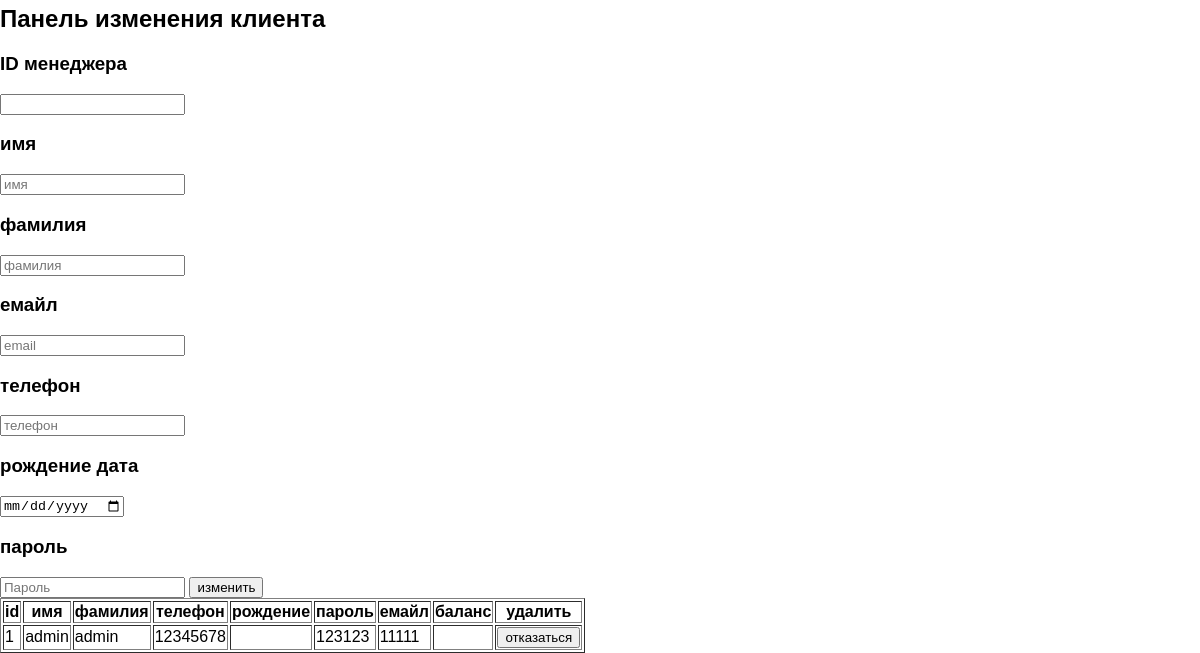
The app's page /pages/red.php (signed in, lower part), older data.
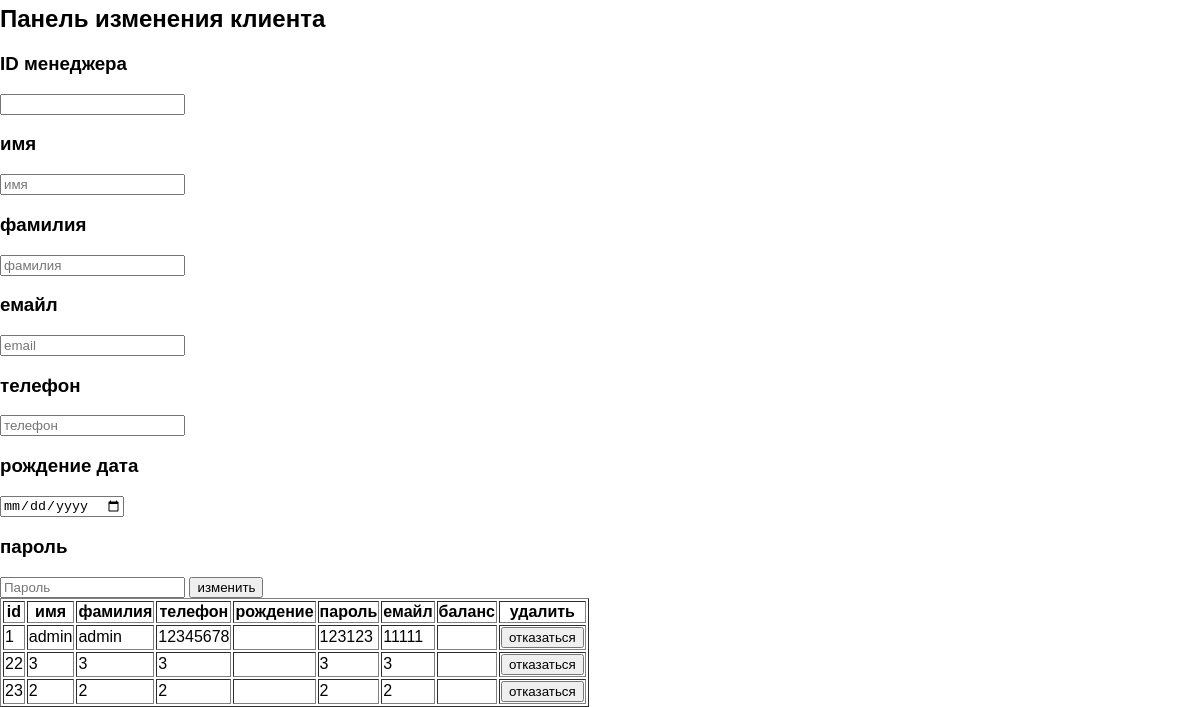
The same page, newer data.
### tables this page shows
CREATE TABLE `users` (
  `id` int NOT NULL,
  `first_name` varchar(50) NOT NULL,
  `last_name` varchar(50) NOT NULL,
  `phone` varchar(50) NOT NULL,
  `password` varchar(50) NOT NULL,
  `email` varchar(50) NOT NULL
);

### pages/red.php (the view, shortened to what this page needs)
<?php
include("header.php");
require('bd_connect/db.php');
?>
<form method="POST" >
     <table border="1">
     <?php
         $query= "SELECT * FROM `books` ";
         $result = mysqli_query($con, $query) or die;
         for($data = []; $row = mysqli_fetch_assoc($result); $data[]=$row)
         $i++;
     ?>
     </table></form>
<?php
if($_SESSION['user_name_last'] == 'admin'){
    echo '<div class="block-changes">
    <h2>Панель изменения клиента</h2>
    <form  method="post" id="form-changes">
    <h3 class="name-card">ID менеджера </h3>
    <input type="text" class="inp-chang" name="id" required>
    <h3 class="name-card">имя</h3>
    <input type="text"  class="inp-chang" name="first_name" placeholder="имя" required />
    <h3 class="name-card">фамилия</h3>
    <input type="text" class="inp-chang" name="last_name" placeholder="фамилия" required>
    <h3 class="name-card">емайл</h3>
    <input type="text" class="inp-chang" name="email" placeholder="email" required>
    <h3 class="name-card">телефон</h3>
    <input type="text" class="inp-chang"   name="mobile" placeholder="телефон" required>
    <h3 class="name-card">рождение дата</h3>
    <input type="date" class="inp-chang" name="birthday" placeholder="Дата рождения" required>
    <h3 class="name-card">пароль</h3>
    <input type="password" class="inp-chang" name="password" placeholder="Пароль" required>
    <input type="submit" value="изменить" class="btn-chang" name="sendmen">
    </form>
    </div>';
    }
    ?>
<form method="POST" >
     <table border="1">
     <th>id</th>
     <th>имя </th>
     <th>фамилия</th>
     <th>телефон</th>
     <th>рождение</th>
     <th>пароль</th>
     <th>емайл</th>
     <th>баланс</th>
     <th>удалить</th>
     <?php
         $query= "SELECT * FROM `users` ";
         $result = mysqli_query($con, $query) or die;
         for($data = []; $row = mysqli_fetch_assoc($result); $data[]=$row)
         $i++;
         foreach($data as $elem){
             echo "<tr>";
             echo "<td>".$elem['id']."</td>";
             echo "<td>".$elem['first_name']."</td>";
             echo "<td>".$elem['last_name']."</td>";
             echo "<td>".$elem['phone']."</td>";
             echo "<td>".$elem['data']."</td>";
             echo "<td>".$elem['password']."</td>";
             echo "<td>".$elem['email']."</td>";
             echo "<td>".$elem['balenc']."</td>";
             $idz = $elem['id'];
             echo '<td><form method="post"><input type="submit" value="отказаться" name='.$idz.'>     </form></td>';
             echo "</tr>";
         }
     ?>
     </table></form>

### pages/header.php (shortened to what this page needs)
<!DOCTYPE html>
<html lang="en">
<head>
    <link rel="stylesheet" href="../style/style.css">
</head>
<body>
<main>

### style/style.css (style rules this page uses)
body { margin: 0; padding: 0; font-family: sans-serif ; }
main { margin-top: 100px; display: flex; flex-direction: column; }

Row changes from the older to the newer data that the page shows:
added users: id "22", first_name "3", last_name "3", phone "3", password "3", email "3"
added users: id "23", first_name "2", last_name "2", phone "2", password "2", email "2"
